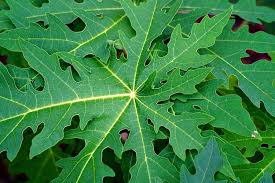
#> input picture Hasil Kuliah 4 Tahun/Semester 5/Pengelolahan Citra Digital/Sesi 2/Tugas/DaunPepaya.jpg, 275 x 183 px
$ python representasicitra.py
#> lines starting #> are read from the running program, lines starting #| are printed output that depends on the picture; after the words box and inside, x2 and y2 are one past the last pixel; in counts of white or black regions, pixels touching at a corner belong together
import numpy as np
import imageio.v2 as imageio
import matplotlib.pyplot as plt

def process_image(image_path, title, figure_num):
    # Membaca gambar
#> called with image_path = 'DaunPepaya.jpg', title = 'Daun Pepaya', figure_num = 1
    img = imageio.imread(image_path)
#> img is the input picture: shape (183, 275, 3); mean R, G, B 54.9, 132.3, 66.5

    # 1. Memisahkan channel RGB
    red_channel = img.copy()
    red_channel[:, :, (1, 2)] = 0  # Set green dan blue ke 0
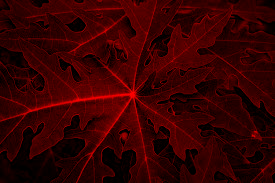
#> red_channel: shape (183, 275, 3); mean R, G, B 54.9, 0, 0

    green_channel = img.copy()
    green_channel[:, :, (0, 2)] = 0  # Set red dan blue ke 0

    blue_channel = img.copy()
    blue_channel[:, :, (0, 1)] = 0  # Set red dan green ke 0
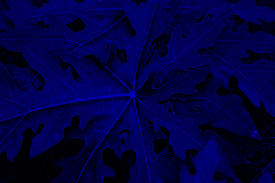
#> blue_channel: shape (183, 275, 3); mean R, G, B 0, 0, 66.5

    # 2. Konversi ke Grayscale
    grayscale = np.dot(img[...,:3], [0.299, 0.587, 0.114])
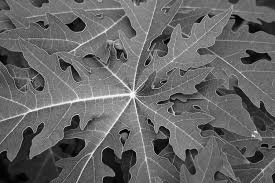
#> grayscale: shape (183, 275) float64; min 0, max 249, mean 101.7

    # 3. Konversi ke Binary/Threshold
    threshold = 127
    binary = np.where(grayscale >= threshold, 255, 0)
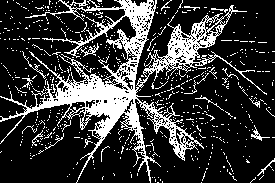
#> binary: shape (183, 275) int64; 22% white; 605 white regions (586 under 20 px), largest, box (x1, y1, x2, y2) and area: (0, 0, 267, 183) 8835, (78, 43, 99, 57) 77, (251, 125, 270, 141) 66

    # Plotting dengan figure number yang berbeda untuk setiap gambar
    plt.figure(figure_num, figsize=(15, 10))

    # Mengatur style untuk seluruh figure
    plt.style.use('default')
    plt.rcParams['font.size'] = 12
    plt.rcParams['font.weight'] = 'bold'

    # Mengatur padding/spacing
    plt.subplots_adjust(top=0.9, bottom=0.1, hspace=0.3, wspace=0.3)

    # Original Image
    plt.subplot(231)
    plt.imshow(img)
    plt.title(f'Original {title}', pad=20, fontsize=12, fontweight='bold')
    plt.axis('off')

    # Red Channel
    plt.subplot(232)
    plt.imshow(red_channel)
    plt.title(f'Red Channel - {title}', pad=20, fontsize=12, fontweight='bold')
    plt.axis('off')

    # Green Channel
    plt.subplot(233)
    plt.imshow(green_channel)
    plt.title(f'Green Channel - {title}', pad=20, fontsize=12, fontweight='bold')
    plt.axis('off')

    # Blue Channel
    plt.subplot(234)
    plt.imshow(blue_channel)
    plt.title(f'Blue Channel - {title}', pad=20, fontsize=12, fontweight='bold')
    plt.axis('off')

    # Grayscale
    plt.subplot(235)
    plt.imshow(grayscale, cmap='gray')
    plt.title(f'Grayscale - {title}', pad=20, fontsize=12, fontweight='bold')
    plt.axis('off')

    # Binary
    plt.subplot(236)
    plt.imshow(binary, cmap='binary')
    plt.title(f'Binary - {title}', pad=20, fontsize=12, fontweight='bold')
    plt.axis('off')

    # Mengatur layout secara keseluruhan
    plt.tight_layout(pad=3.0)

    # Menyimpan hasil
    imageio.imwrite(f'output/{title}_red.jpg', red_channel)
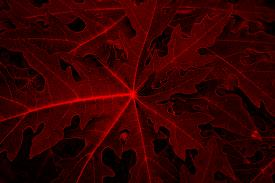
#> saved as Daun Pepaya_red.jpg: shape (183, 275, 3); mean R, G, B 54.5, 2.1, 2.3
    imageio.imwrite(f'output/{title}_green.jpg', green_channel)
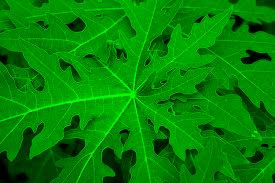
#> saved as Daun Pepaya_green.jpg: shape (183, 275, 3); mean R, G, B 4.7, 132.3, 4.8
    imageio.imwrite(f'output/{title}_blue.jpg', blue_channel)
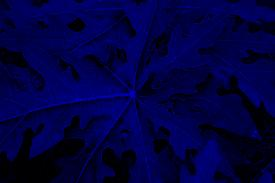
#> saved as Daun Pepaya_blue.jpg: shape (183, 275, 3); mean R, G, B 0.9, 0.8, 66.2
    imageio.imwrite(f'output/{title}_grayscale.jpg', grayscale.astype(np.uint8))
    imageio.imwrite(f'output/{title}_binary.jpg', binary.astype(np.uint8))

# Memproses ketiga gambar dengan figure number yang berbeda
images = [
    ('DaunPepaya.jpg', 'Daun Pepaya', 1),
    ('Singkong.jpg', 'Singkong', 2),
    ('Kenikir.jpg', 'Kenikir', 3)
]

# Proses setiap gambar
for img_path, title, fig_num in images:
    try:
        process_image(img_path, title, fig_num)
        print(f"Berhasil memproses gambar {title}")
    except Exception as e:
        print(f"Error saat memproses {title}: {str(e)}")
#> pass 2 of the loop `for img_path, title, fig_num in images:`:
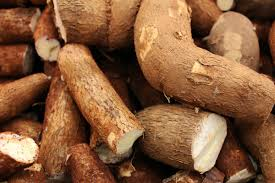
#> input picture Hasil Kuliah 4 Tahun/Semester 5/Pengelolahan Citra Digital/Sesi 2/Tugas/Singkong.jpg, 275 x 183 px
#> in process_image, img is the input picture: shape (183, 275, 3); mean R, G, B 134.2, 90.9, 59.3
#> in process_image (call 2), `binary = np.where(grayscale >= threshold, 255, 0)`:
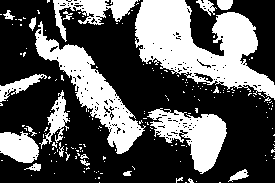
#> binary: shape (183, 275) int64; 35.6% white; 194 white regions (173 under 20 px), largest, box (x1, y1, x2, y2) and area: (135, 0, 275, 100) 7102, (35, 21, 146, 154) 3821, (147, 108, 227, 174) 2522
#> in process_image (call 2), `imageio.imwrite(f'output/{title}_blue.jpg', blue_channel)`:
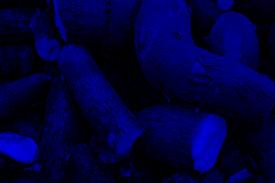
#> saved as Singkong_blue.jpg: shape (183, 275, 3); mean R, G, B 0.8, 0.7, 58.9
#> pass 3 of the loop `for img_path, title, fig_num in images:`:
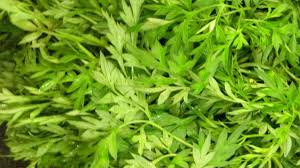
#> input picture Hasil Kuliah 4 Tahun/Semester 5/Pengelolahan Citra Digital/Sesi 2/Tugas/Kenikir.jpg, 300 x 168 px
#> in process_image, img is the input picture: shape (168, 300, 3); mean R, G, B 111.8, 154.3, 34
#> red_channel: shape (168, 300, 3)
#> green_channel: shape (168, 300, 3)
#> blue_channel: shape (168, 300, 3)
#> grayscale: shape (168, 300) float64
#> in process_image (call 3), `binary = np.where(grayscale >= threshold, 255, 0)`:
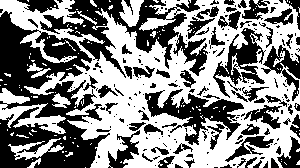
#> binary: shape (168, 300) int64; 52.5% white; 223 black regions (152 under 20 px), largest, box (x1, y1, x2, y2) and area: (0, 11, 110, 168) 8646, (40, 0, 200, 78) 3756, (145, 89, 244, 145) 2056
#> in process_image (call 3), `imageio.imwrite(f'output/{title}_blue.jpg', blue_channel)`:
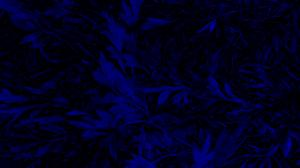
#> saved as Kenikir_blue.jpg: shape (168, 300, 3); mean R, G, B 1.1, 0.9, 33.7

# Menampilkan semua plot
plt.show()
